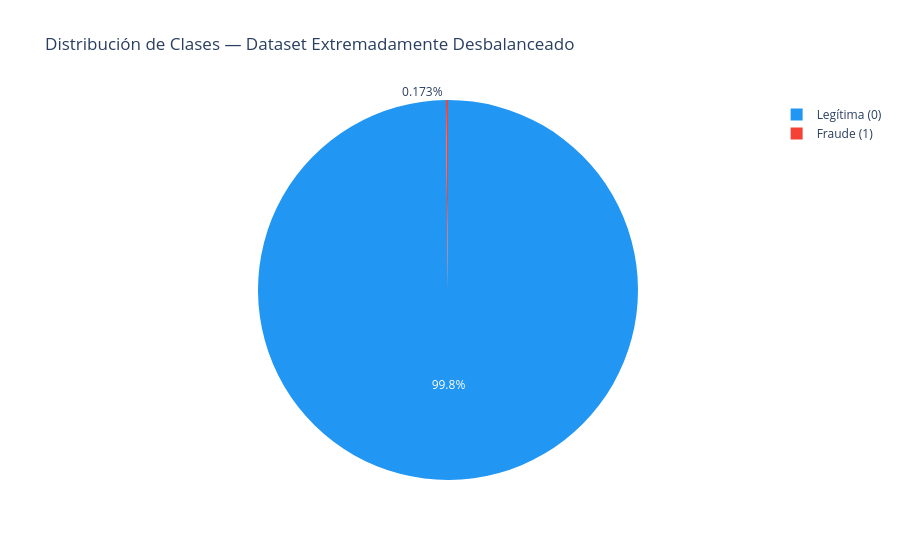

Source (notebook cell):
### Code cell
# ============================================================
# CELDA 5: DISTRIBUCIÓN DE CLASES (Gráfico Pie Interactivo)
# ============================================================
# Calculamos la frecuencia de cada clase
# 0 = Legítima, 1 = Fraude
clase_counts = df['Class'].value_counts()

# Gráfico de pastel interactivo con Plotly
# Usamos azul para legítima y rojo para fraude (código de colores intuitivo)
fig = px.pie(values=clase_counts.values,
             names=['Legítima (0)', 'Fraude (1)'],
             title='Distribución de Clases — Dataset Extremadamente Desbalanceado',
             color_discrete_sequence=['#2196F3', '#F44336'])
fig.show()

# Imprimimos los valores exactos para sustentación
print(f"\nTransacciones legítimas: {clase_counts[0]:,} ({clase_counts[0]/len(df)*100:.2f}%)")
print(f"Transacciones fraudulentas: {clase_counts[1]:,} ({clase_counts[1]/len(df)*100:.4f}%)")

### Figure 1 — Plotly figure (JSON) as saved in the notebook; plotly's stock layout.template omitted (floating-point values rounded to 4 significant figures)
{"data": [{"domain": {"x": [0, 1], "y": [0, 1]}, "hovertemplate": "label=%{label}<br>value=%{value}<extra></extra>", "labels": ["Legítima (0)", "Fraude (1)"], "legendgroup": "", "name": "", "showlegend": true, "type": "pie", "values": [284315, 492]}], "layout": {"legend": {"tracegroupgap": 0}, "piecolorway": ["#2196F3", "#F44336"], "title": {"text": "Distribución de Clases — Dataset Extremadamente Desbalanceado"}}}
